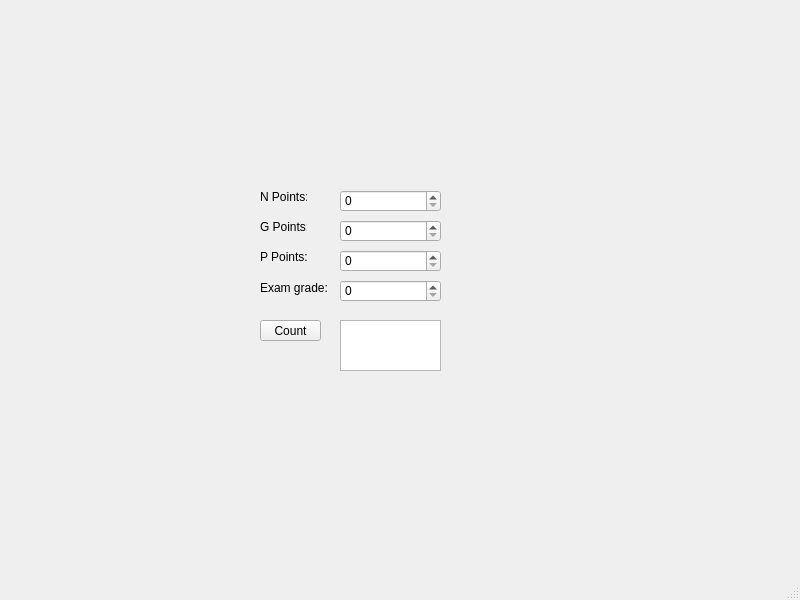
<?xml version="1.0" encoding="UTF-8"?>
<ui version="4.0">
 <class>MainWindow</class>
 <widget class="QMainWindow" name="MainWindow">
  <property name="geometry">
   <rect>
    <x>0</x>
    <y>0</y>
    <width>800</width>
    <height>600</height>
   </rect>
  </property>
  <property name="windowTitle">
   <string>MainWindow</string>
  </property>
  <widget class="QWidget" name="centralwidget">
   <widget class="QLabel" name="label">
    <property name="geometry">
     <rect>
      <x>260</x>
      <y>190</y>
      <width>47</width>
      <height>13</height>
     </rect>
    </property>
    <property name="text">
     <string>N Points:</string>
    </property>
   </widget>
   <widget class="QLabel" name="label_2">
    <property name="geometry">
     <rect>
      <x>260</x>
      <y>220</y>
      <width>47</width>
      <height>13</height>
     </rect>
    </property>
    <property name="text">
     <string>G Points:</string>
    </property>
   </widget>
   <widget class="QLabel" name="label_3">
    <property name="geometry">
     <rect>
      <x>260</x>
      <y>250</y>
      <width>47</width>
      <height>13</height>
     </rect>
    </property>
    <property name="text">
     <string>P Points:</string>
    </property>
   </widget>
   <widget class="QLabel" name="label_4">
    <property name="geometry">
     <rect>
      <x>260</x>
      <y>280</y>
      <width>71</width>
      <height>16</height>
     </rect>
    </property>
    <property name="text">
     <string>Exam grade:</string>
    </property>
   </widget>
   <widget class="QPushButton" name="countPushButton">
    <property name="geometry">
     <rect>
      <x>260</x>
      <y>320</y>
      <width>61</width>
      <height>21</height>
     </rect>
    </property>
    <property name="text">
     <string>Count</string>
    </property>
   </widget>
   <widget class="QSpinBox" name="spinBoxN">
    <property name="geometry">
     <rect>
      <x>340</x>
      <y>190</y>
      <width>101</width>
      <height>22</height>
     </rect>
    </property>
    <property name="maximum">
     <number>790</number>
    </property>
   </widget>
   <widget class="QSpinBox" name="spinBoxG">
    <property name="geometry">
     <rect>
      <x>340</x>
      <y>220</y>
      <width>101</width>
      <height>22</height>
     </rect>
    </property>
    <property name="maximum">
     <number>120</number>
    </property>
   </widget>
   <widget class="QSpinBox" name="spinBoxP">
    <property name="geometry">
     <rect>
      <x>340</x>
      <y>250</y>
      <width>101</width>
      <height>22</height>
     </rect>
    </property>
    <property name="maximum">
     <number>250</number>
    </property>
   </widget>
   <widget class="QSpinBox" name="spinBoxE">
    <property name="geometry">
     <rect>
      <x>340</x>
      <y>280</y>
      <width>101</width>
      <height>22</height>
     </rect>
    </property>
    <property name="maximum">
     <number>5</number>
    </property>
   </widget>
   <widget class="QTextBrowser" name="textBrowser">
    <property name="geometry">
     <rect>
      <x>340</x>
      <y>320</y>
      <width>101</width>
      <height>51</height>
     </rect>
    </property>
   </widget>
  </widget>
  <widget class="QMenuBar" name="menubar">
   <property name="geometry">
    <rect>
     <x>0</x>
     <y>0</y>
     <width>800</width>
     <height>20</height>
    </rect>
   </property>
  </widget>
  <widget class="QStatusBar" name="statusbar"/>
 </widget>
 <resources/>
 <connections/>
</ui>
